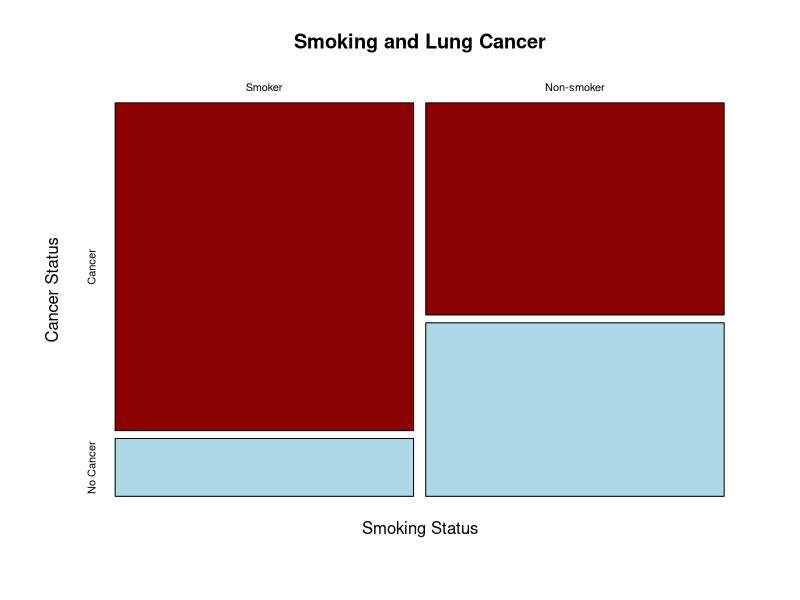
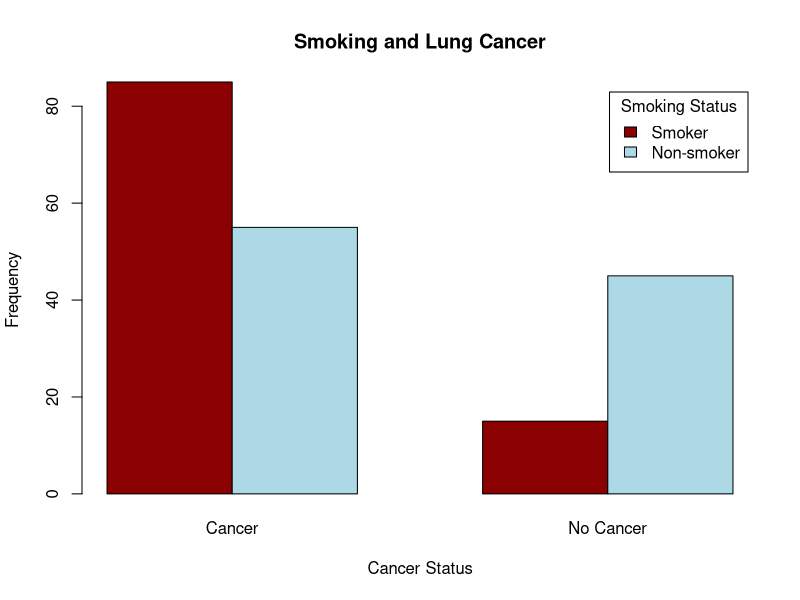

R code for these plots, in order:
################################################################################
# H524 Introduction to Biostatistics
# Week 8: Contingency Tables and Chi-Square Tests
# Fall 2025
# Dr. John Molitor
################################################################################

# Clear workspace and set options
rm(list = ls())
options(scipen = 999)  # Avoid scientific notation
set.seed(123)         # For reproducibility

################################################################################
# SECTION 1: CHI-SQUARE GOODNESS-OF-FIT TEST
################################################################################

# Example 1: Blood Type Distribution
# Test if hospital blood type distribution matches U.S. population

# Observed counts
observed <- c(85, 78, 28, 9)

# Expected proportions (U.S. population)
expected_props <- c(0.45, 0.40, 0.11, 0.04)

# Chi-square goodness-of-fit test
chisq.test(observed, p = expected_props)

# Manual calculation for understanding
expected <- sum(observed) * expected_props
chi_sq <- sum((observed - expected)^2 / expected)
cat("Chi-square statistic:", round(chi_sq, 4), "\n")
cat("Expected counts:", round(expected, 2), "\n")

################################################################################
# SECTION 2: CHI-SQUARE TEST OF INDEPENDENCE (2×2 TABLE)
################################################################################

# Example 3: Smoking and Lung Cancer
# Create contingency table
data <- matrix(c(85, 55, 15, 45), nrow = 2, byrow = TRUE)
rownames(data) <- c("Smoker", "Non-smoker")
colnames(data) <- c("Cancer", "No Cancer")

# Display the table
data

# Chi-square test of independence
chisq.test(data)

# With continuity correction (Yates' correction for 2×2 tables)
chisq.test(data, correct = TRUE)

# Without correction (matches hand calculation)
chisq.test(data, correct = FALSE)

################################################################################
# SECTION 3: FISHER'S EXACT TEST
################################################################################

# Fisher's Exact Test: Tea Tasting Example
tea <- matrix(c(4, 0, 0, 4), nrow = 2)
fisher.test(tea)

# Fisher's Exact Test: Small clinical trial
# For 2×2 table with small sample size
data_small <- matrix(c(8, 2, 3, 7), nrow = 2)
fisher.test(data_small)

# Extract specific results
result <- fisher.test(data_small)
result$p.value       # p-value
result$estimate      # Odds ratio
result$conf.int      # 95% CI for odds ratio

################################################################################
# SECTION 4: EFFECT SIZES - ODDS RATIO AND RELATIVE RISK (WEEK 9 PREVIEW)
################################################################################

# NOTE: This section previews Week 9 content on effect sizes
# Optional for Week 8, will be covered in detail next week

# Using the smoking and lung cancer data
data <- matrix(c(85, 55, 15, 45), nrow = 2, byrow = TRUE)

# Odds ratio using fisher.test
result <- fisher.test(data)
result$estimate    # Odds ratio
result$conf.int    # 95% CI

# Manual calculation of odds ratio
OR <- (data[1, 1] * data[2, 2]) / (data[1, 2] * data[2, 1])
cat("Odds Ratio:", round(OR, 2), "\n")

# Manual calculation of relative risk
RR <- (data[1, 1] / sum(data[1, ])) /
      (data[2, 1] / sum(data[2, ]))
cat("Relative Risk:", round(RR, 2), "\n")

################################################################################
# SECTION 5: LARGER CONTINGENCY TABLES (r × c)
################################################################################

# Example: 3×3 table - Education and Exercise
# Create data matrix
data_large <- matrix(c(35, 45, 20,
                       25, 40, 35,
                       15, 30, 55), nrow = 3, byrow = TRUE)
rownames(data_large) <- c("High School", "Bachelor's", "Graduate")
colnames(data_large) <- c("Never", "Sometimes", "Regularly")

# Display the table
data_large

# Chi-square test
chisq.test(data_large)

# Get expected counts
chisq_result <- chisq.test(data_large)
chisq_result$expected    # Expected counts under independence
chisq_result$residuals   # Standardized residuals (for interpretation)

################################################################################
# SECTION 6: VISUALIZING CONTINGENCY TABLES
################################################################################

# Create data for visualization
data <- matrix(c(85, 55, 15, 45), nrow = 2)
rownames(data) <- c("Smoker", "Non-smoker")
colnames(data) <- c("Cancer", "No Cancer")

# Mosaic plot
mosaicplot(data,
           main = "Smoking and Lung Cancer",
           color = c("darkred", "lightblue"),
           xlab = "Smoking Status",
           ylab = "Cancer Status")

# Bar plot
barplot(data,
        beside = TRUE,
        legend = TRUE,
        col = c("darkred", "lightblue"),
        main = "Smoking and Lung Cancer",
        xlab = "Cancer Status",
        ylab = "Frequency",
        args.legend = list(title = "Smoking Status"))

################################################################################
# SECTION 7: CHECKING ASSUMPTIONS
################################################################################

# Function to check chi-square test assumptions
check_chisq_assumptions <- function(observed, expected_props = NULL) {
  if (is.matrix(observed)) {
    # For contingency table
    result <- chisq.test(observed)
    expected <- result$expected
  } else {
    # For goodness-of-fit
    if (is.null(expected_props)) {
      stop("Must provide expected proportions for goodness-of-fit test")
    }
    expected <- sum(observed) * expected_props
  }

  cat("Expected counts:\n")
  print(round(expected, 2))
  cat("\n")

  min_expected <- min(expected)
  cat("Minimum expected count:", round(min_expected, 2), "\n")

  if (min_expected < 5) {
    cat("WARNING: Expected count < 5 detected!\n")
    cat("Consider:\n")
    cat("  - Using Fisher's exact test (for 2×2 tables)\n")
    cat("  - Combining categories\n")
    cat("  - Using exact tests for larger tables\n")
  } else {
    cat("✓ All expected counts ≥ 5 - assumptions satisfied\n")
  }

  invisible(expected)
}

# Example: Check assumptions
observed <- c(85, 78, 28, 9)
expected_props <- c(0.45, 0.40, 0.11, 0.04)
check_chisq_assumptions(observed, expected_props)

################################################################################
# SECTION 8: MCNEMAR'S TEST (PAIRED DATA)
################################################################################

# Example: Before/After study
# Public health campaign - attitudes before and after
data_paired <- matrix(c(18, 12, 22, 8), nrow = 2, byrow = TRUE)
rownames(data_paired) <- c("Before: Positive", "Before: Negative")
colnames(data_paired) <- c("After: Positive", "After: Negative")

# Display table
data_paired

# McNemar's test
mcnemar.test(data_paired, correct = FALSE)

# With continuity correction
mcnemar.test(data_paired, correct = TRUE)

################################################################################
# SECTION 9: COMPLETE ANALYSIS EXAMPLE
################################################################################

# Complete workflow: Smoking and lung cancer case-control study

# Step 1: Create the data
smoking_data <- matrix(c(85, 55, 15, 45), nrow = 2, byrow = TRUE)
rownames(smoking_data) <- c("Smoker", "Non-smoker")
colnames(smoking_data) <- c("Cancer", "No Cancer")

# Step 2: Examine the data
cat("Contingency Table:\n")
print(smoking_data)
cat("\n")

# Step 3: Check assumptions
cat("Expected counts:\n")
expected <- chisq.test(smoking_data)$expected
print(round(expected, 2))
cat("\n")

# Step 4: Perform chi-square test
cat("Chi-square test:\n")
test_result <- chisq.test(smoking_data, correct = FALSE)
print(test_result)
cat("\n")

# Step 5: Calculate effect sizes
cat("Effect sizes:\n")
fisher_result <- fisher.test(smoking_data)
cat("Odds Ratio:", round(fisher_result$estimate, 2), "\n")
cat("95% CI for OR: (", round(fisher_result$conf.int[1], 2), ",",
    round(fisher_result$conf.int[2], 2), ")\n")

# Step 6: Interpret results
if (test_result$p.value < 0.05) {
  cat("\nConclusion: There is strong evidence of an association between")
  cat(" smoking and lung cancer (p < 0.05).\n")
  cat("Smokers have", round(fisher_result$estimate, 1),
      "times the odds of lung cancer compared to non-smokers.\n")
} else {
  cat("\nConclusion: No significant association detected (p ≥ 0.05).\n")
}

################################################################################
# SECTION 10: POWER CALCULATION FOR CHI-SQUARE TEST
################################################################################

# Power calculation (requires 'pwr' package)
if (!require(pwr)) {
  install.packages("pwr")
  library(pwr)
}

# Power for chi-square test
# Effect size w = 0.3 (medium effect)
# df = 1 (for 2×2 table)
# alpha = 0.05
pwr.chisq.test(w = 0.3, df = 1, sig.level = 0.05, power = 0.8)

# Sample size needed for power = 0.80
pwr.chisq.test(w = 0.3, df = 1, sig.level = 0.05, power = 0.80)$N

################################################################################
# END OF WEEK 8 LECTURE CODE
################################################################################
